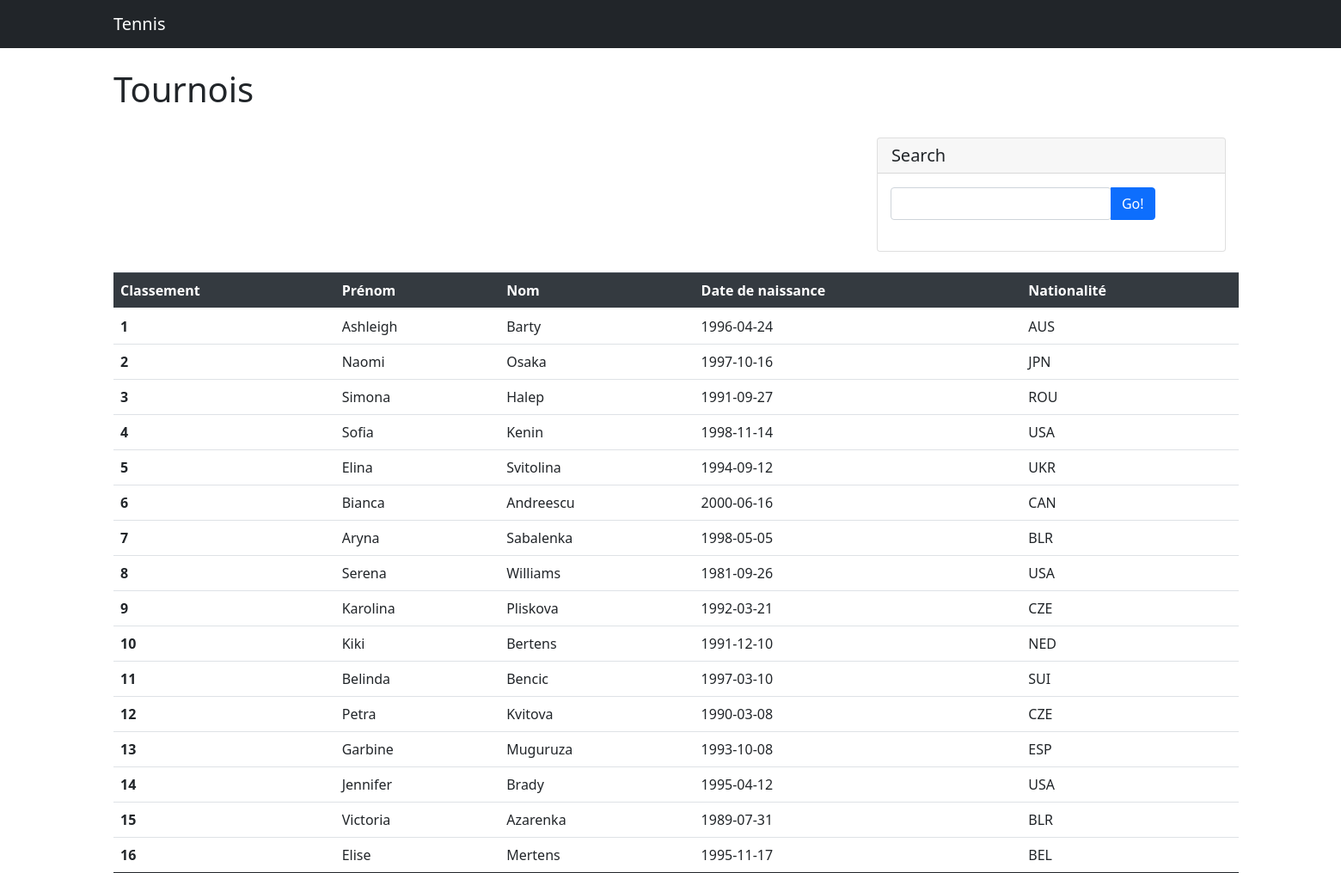
Screenshot of /programmation/tennis/joueur.php?idTournois=17 with the database file from the repository.
### tables this page shows
CREATE TABLE `joueurs` (
  `idJoueur` int(11) NOT NULL AUTO_INCREMENT,
  `prenom` varchar(100) NOT NULL,
  `nom` varchar(100) DEFAULT NULL,
  `dateNaissance` date NOT NULL,
  `nationalite` varchar(100) NOT NULL,
  `genre` tinyint(1) NOT NULL,
  `classementATP` int(11) NOT NULL,
  PRIMARY KEY (`idJoueur`)
);

### programmation/tennis/asset/php/database.php (called while the page is built, shortened)
<?php
function tennis_database()
{
  static $dbc = null;
  if ($dbc == null) {
    try {
      $dbc = new PDO('mysql:host=' . HOST . ';dbname=' . DBNAME, DBUSER, DBPWD, array(
        PDO::MYSQL_ATTR_INIT_COMMAND => "SET NAMES utf8",
        PDO::ATTR_PERSISTENT => true
      ));
    }
    catch (Exception $e) {
      echo 'Erreur : ' . $e->getMessage() . '<br />';
      echo 'N° : ' . $e->getCode();
      die('Could not connect to MySQL');
    }
  }
  return $dbc;
}

### programmation/tennis/asset/php/function.inc.php (called while the page is built, shortened)
<?php
function recupCategorieInfoById($idCategorie)
{
  static $ps = null;
  $sql = 'SELECT idCategorie, genre, dotation, idSurface, idType, jeuDecisif, nbSets, nbParticipants FROM tennis_tpi.categories';
  $sql .= ' WHERE idCategorie = :ID_CATEGORIE';
  if ($ps == null) {
    $ps = tennis_database()->prepare($sql);
  }
  $answer = false;
  try {
    $ps->bindParam(':ID_CATEGORIE', $idCategorie, PDO::PARAM_INT);
    if ($ps->execute())
      $answer = $ps->fetch(PDO::FETCH_ASSOC);
  } catch (PDOException $e) {
    echo $e->getMessage();
  }
  return $answer;
}
function recupTournoisInfoById($idTournois)
{
  static $ps = null;
  $sql = 'SELECT idTournois, nom, pays, ville, dateDebut, dateFin, idCategorie FROM tennis_tpi.tournois';
  $sql .= ' WHERE idTournois = :ID_TOURNOIS';
  if ($ps == null) {
    $ps = tennis_database()->prepare($sql);
  }
  $answer = false;
  try {
    $ps->bindParam(':ID_TOURNOIS', $idTournois, PDO::PARAM_INT);
    if ($ps->execute())
      $answer = $ps->fetch(PDO::FETCH_ASSOC);
  } catch (PDOException $e) {
    echo $e->getMessage();
  }
  return $answer;
}
function getPlayerByParameter($genre, $nbJoueurs)
{
  static $ps = null;
  $sql = 'SELECT idJoueur, prenom, nom, dateNaissance, nationalite, genre, classementATP FROM tennis_tpi.joueurs';
  $sql .= ' WHERE genre = :GENRE';
  $sql .= ' LIMIT :NB_JOUEURS';
  if ($ps == null) {
    $ps = tennis_database()->prepare($sql);
  }
  $answer = false;
  try {
    $ps->bindParam(':GENRE', $genre, PDO::PARAM_INT);
    $ps->bindParam(':NB_JOUEURS', $nbJoueurs, PDO::PARAM_INT);
    if ($ps->execute())
      $answer = $ps->fetchAll(PDO::FETCH_ASSOC);
  } catch (PDOException $e) {
    echo $e->getMessage();
  }
  return $answer;
}

### programmation/tennis/joueur.php (the view, shortened to what this page needs)
<?php
$cheminIndex = "index.php";
$idTournois = filter_input(INPUT_GET, 'idTournois', FILTER_VALIDATE_INT);
$word = filter_input(INPUT_POST, 'word', FILTER_SANITIZE_STRING);
$tournois = recupTournoisInfoById($idTournois);
$categorie = recupCategorieInfoById($tournois['idCategorie']);
$joueurs = getPlayerByParameter($categorie['genre'], $categorie['nbParticipants']);
?>
<!DOCTYPE html>
<html lang="en">
<head>
    <link href="asset/css/styles.css" rel="stylesheet" />
    <link href="https://cdn.jsdelivr.net/npm/bootstrap@5.0.0-beta3/dist/css/bootstrap.min.css" rel="stylesheet">
</head>
<body>
    <nav class="navbar navbar-expand-lg navbar-dark bg-dark">
        <div class="container">
            <a class="navbar-brand" href=<?= $cheminIndex ?>>Tennis</a>
        </div>
    </nav>
    <div class="container">
        <div class="row">
            <div class="col-lg-8">
                <h1 class="mt-4">Tournois</h1>
                <div class="mainTable">
                    <table class="table">
                    <thead class="thead-dark">
                        <tr>
                            <th scope="col">Classement</th>
                            <th scope="col">Prénom</th>
                            <th scope="col">Nom</th>
                            <th scope="col">Date de naissance</th>
                            <th scope="col">Nationalité</th>
                        </tr>
                    </thead>
                    <tbody>
                        <?php
                            if (isset($_POST['recherche'])) {
                                $joueurs = rechercheJoueur($word, $categorie['nbParticipants'], $categorie['genre']);
                                foreach ($joueurs as $unJoueur ) {
                                    echo '<tr>
                                    <th scope="row">'.$unJoueur['classementATP'].'</th>
                                    <td>'.$unJoueur['prenom'].'</td>
                                    <td>'.$unJoueur['nom'].'</td>
                                    <td>'.$unJoueur['dateNaissance'].'</td>
                                    <td>'.$unJoueur['nationalite'].'</td>
                                  </tr>';
                                }
                                unset($_POST['recherche']);
                            }
                            else
                            {
                                foreach ($joueurs as $unJoueur ) {
                                    echo '<tr>
                                    <th scope="row">'.$unJoueur['classementATP'].'</th>
                                    <td>'.$unJoueur['prenom'].'</td>
                                    <td>'.$unJoueur['nom'].'</td>
                                    <td>'.$unJoueur['dateNaissance'].'</td>
                                    <td>'.$unJoueur['nationalite'].'</td>
                                  </tr>';
                                }
                            }
                    ?>
                    </tbody>
                </div>
            </div>
            <div class="col-md-4">
                <div class="card my-4">
                    <h5 class="card-header">Search</h5>
                    <div class="card-body">
                        <div class="input-group">
                            <form method="POST" action>
                                <div class="input-group">
                                    <div class="form-outline">
                                        <input type="search" id="form1" class="form-control" name="word" />
                                    </div>
                                    <input type="submit" class="btn btn-primary" value="Go!" name="recherche">
                                </div>
                            </form>
                        </div>
                    </div>
                </div>
            </div>
        </div>
    </div>
</body>
</html>

### rows the page displays
joueurs: classementATP "1", prenom "Ashleigh", nom "Barty", dateNaissance "1996-04-24", nationalite "AUS"
joueurs: classementATP "2", prenom "Naomi", nom "Osaka", dateNaissance "1997-10-16", nationalite "JPN"
joueurs: classementATP "3", prenom "Simona", nom "Halep", dateNaissance "1991-09-27", nationalite "ROU"
joueurs: classementATP "4", prenom "Sofia", nom "Kenin", dateNaissance "1998-11-14", nationalite "USA"
joueurs: classementATP "5", prenom "Elina", nom "Svitolina", dateNaissance "1994-09-12", nationalite "UKR"
joueurs: classementATP "6", prenom "Bianca", nom "Andreescu", dateNaissance "2000-06-16", nationalite "CAN"
joueurs: classementATP "7", prenom "Aryna", nom "Sabalenka", dateNaissance "1998-05-05", nationalite "BLR"
joueurs: classementATP "8", prenom "Serena", nom "Williams", dateNaissance "1981-09-26", nationalite "USA"
joueurs: classementATP "9", prenom "Karolina", nom "Pliskova", dateNaissance "1992-03-21", nationalite "CZE"
joueurs: classementATP "10", prenom "Kiki", nom "Bertens", dateNaissance "1991-12-10", nationalite "NED"
joueurs: classementATP "11", prenom "Belinda", nom "Bencic", dateNaissance "1997-03-10", nationalite "SUI"
joueurs: classementATP "12", prenom "Petra", nom "Kvitova", dateNaissance "1990-03-08", nationalite "CZE"
joueurs: classementATP "13", prenom "Garbine", nom "Muguruza", dateNaissance "1993-10-08", nationalite "ESP"
joueurs: classementATP "14", prenom "Jennifer", nom "Brady", dateNaissance "1995-04-12", nationalite "USA"
joueurs: classementATP "15", prenom "Victoria", nom "Azarenka", dateNaissance "1989-07-31", nationalite "BLR"
joueurs: classementATP "16", prenom "Elise", nom "Mertens", dateNaissance "1995-11-17", nationalite "BEL"
